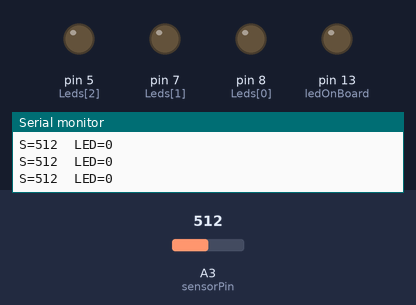
Bench run of a sketch on a simulated Arduino Uno, built with avr-gcc and run on an emulated ATmega328P. Parts: output pins drawn as LEDs (lit = HIGH), the last lines printed to the serial monitor. The inputs (shaded band) are chosen by the test bench; at power-on: A3 (sensorPin) = 512. Sleep ends after the set time or at an interrupt.

Above: at 1.2 s.
1.3 s: A3 (sensorPin) set to 189
2.8 s: A3 (sensorPin) set to 162
At 3.1 s:
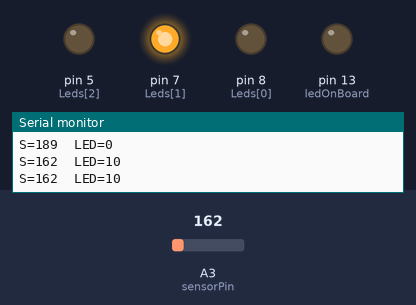
4.3 s: A3 (sensorPin) set to 125
5.8 s: A3 (sensorPin) set to 115
At 6.8 s:
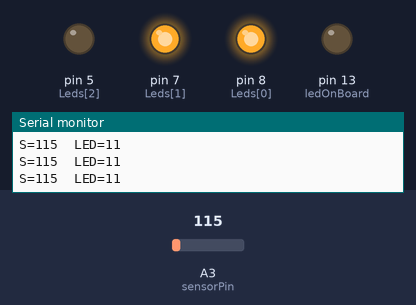
7.3 s: A3 (sensorPin) set to 89
8.8 s: A3 (sensorPin) set to 72
At 9.4 s:
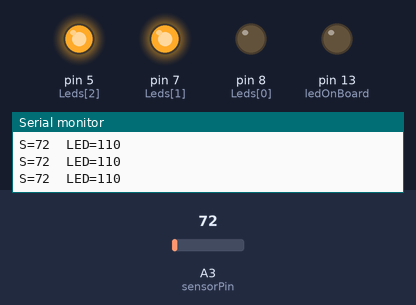
Timing chart, 0 to 17.3 s (numbered marks = the images above; inputs shaded):
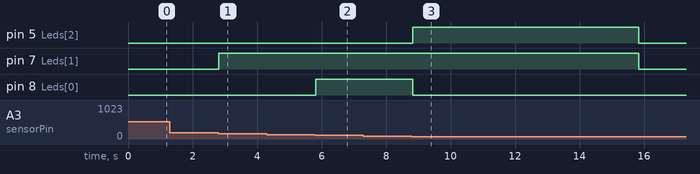

Measured:
- the behaviour switches between 171 and 170 on A3 (sensorPin) (found by bisection; images 0 and 1)
- the behaviour switches between 120 and 119 on A3 (sensorPin) (found by bisection; images 1 and 2)
- the behaviour switches between 80 and 79 on A3 (sensorPin) (found by bisection; images 2 and 3)
- after the input at 2.8 s, pin 7 (Leds[1]): LOW → HIGH at once
- after the input at 5.8 s, pin 8 (Leds[0]): LOW → HIGH at once
- after the input at 8.8 s, pin 5 (Leds[2]): LOW → HIGH at once, → LOW 7.0 s later; pin 7 (Leds[1]): HIGH → LOW after 7.0 s instead of 4.0 s; pin 8 (Leds[0]): HIGH → LOW after 0.02 s instead of 4.0 s

The sketch:

FioParkingSensorRGBLED.ino
```cpp
//  -------------------------------------------------------------------------
//  Parking sensor that shows the distance from the car to the wall
//  It is intended for permanent installement in the garage rather than
//  sensors in the car (our cars have only back parking sensors)
//  Project is using the Maxor ultrasonic sensor:
//      LV-MaxSonar EZ1 MB1010
//  Accuracy and stability of the measurement is not very clear
//  Target platform is the Fio Arduino based ARM board
//  -------------------------------------------------------------------------
//  You may use, borrow or modify source code below. Crediting the author
//  is expected and seen as a matter of personal integrity
//  -------------------------------------------------------------------------
//  By: Zakie Mashiah, April 2011 zmashiah@gmail.com
//  -------------------------------------------------------------------------
//	Revision History
//		April 2011		Initial code
//		November 2011	Add running LEDs to conserve power, on-board LED off
//		February 2012	Remove running LEDs, change phisical case
//  -------------------------------------------------------------------------
//	ToDo
//		Remove Serial output to reduce time awake, move to baudrate of 115,200
//		reduced time substantially
//		Make configuration as buttons options
//		Allow user to calibrate distances
//  -------------------------------------------------------------------------
#include <avr/sleep.h>
#include <avr/wdt.h>
#include <stdlib.h>
#include <stdio.h>

// Macros used to set and clear bits
#ifndef cbi
#define cbi(sfr, bit) (_SFR_BYTE(sfr) &= ~_BV(bit))
#endif
#ifndef sbi
#define sbi(sfr, bit) (_SFR_BYTE(sfr) |= _BV(bit))
#endif

/* Wiring
 * ------
 *		sensorPin		The analog pin to which sensor is connected to
 *		Leds			The different LEDs (digital output ports)
 * Parameters/Configuration
 * ------------------------
 *		MoOnBoardLED		If true, onbard LED will not light, saving power
 *		runningLeds			If true, only one LED will light at a time, saving power
 *		milisToBlankDisplay	If reading remains the same for that long, display will be turned off and system
 *							will be put to sleep.
 *		L2, L3, L4			The different analog input levels to turn LEDs (thresholds for each) in function
 *							ReadDistanceSensor
 *		wdtTime				ARM Watchdog code for the sleep time
 *		NUM_LEDS			Number of LEDs, changing macro is not enough though...
 */
volatile boolean f_wdt	= 0;	// For the watchdog

const int ledOnBoard	= 13;	// The pin which represent also on-board LED
const int sensorPin		= A3;	// Analog sensor is connected here

// Following two variables are being used across the two threads.
static byte displayLedLevels = 0;   // This variable holds the representation of the LEDs to display.
                                    // Each bit represent an LED, 1=On, 0=Off.
                                    // It is being used across two threads, the one that samples the distance sensor
                                    // and the other thread that displays the result
static bool displayBlanked = false; // If the level remains constant for some time, it means the car is parking
									// or there is a constant object the sensor is seeing. No reason to keep the
									// LEDs working in this case
#define NUM_LEDS	3
static int Leds[NUM_LEDS] = { 8 /*Blue*/, 7 /*Green*/, 5 /*Red*/ };

static bool onoffOnBoard = false;		// Represents the on-board LED state to blink on cycles
static bool NoOnBoardLED = true;		// If true, on-board LED will not be used
static byte lastDisplayLevel	= 0;	// value of last reading


// Some constants for timinig and our sleep period
const unsigned long milisToBlankDisplay = 1000 * 7; // 5 seconds of constant display will cause blanking
const int shortCycle 					= 200;		// Sampling every 200mSec
// Time variables
static unsigned long dtNow, dtChanged;	// Time now and time of last changed reading
int ourSleep 		= 0;				// How much to actually sleep this round
										// will either be 0 or shortCycle
const int wdtTime	= 6;				// ARM Watchdog sleep time code

//****************************************************************
// Functions borrowed from the net for putting Arduino into sleep
// Sleep and Watchdog Functions
//****************************************************************
// set system into the sleep state
// system wakes up when wtchdog is timed out
void system_sleep()
{
    static unsigned long lastSleepMillis = 0;

    Serial.print("--> system_sleep. ");
    if (lastSleepMillis != 0)
    {
	unsigned long l = millis();

	Serial.print(" Awake: ");
	Serial.println(l-lastSleepMillis, DEC);
	Serial.print("ms\n");
	lastSleepMillis = l;
    }
    else
	lastSleepMillis = millis();

    delay(20);  // Ensure the text is really sent to terminal

    // Initialize watchdog and sleep
    cbi( SMCR,SE );				// sleep enable, power down mode
    cbi( SMCR,SM0 );			// power down mode
    sbi( SMCR,SM1 );			// power down mode
    cbi( SMCR,SM2 );			// power down mode
    setup_watchdog(wdtTime);	// Every second. Tried 2 seconds and was not good experience for users
    cbi(ADCSRA,ADEN);			// switch Analog to Digitalconverter OFF
    set_sleep_mode(SLEEP_MODE_PWR_DOWN); // sleep mode is set here
    sleep_enable();
    sleep_mode();		// System sleeps here

    sleep_disable();	// If we had interrupts, System would continue execution here
    sbi(ADCSRA,ADEN);	// switch Analog to Digitalconverter ON
}

// 0=16ms, 1=32ms,2=64ms,3=128ms,4=250ms,5=500ms
// 6=1 sec,7=2 sec, 8=4 sec, 9= 8sec
void setup_watchdog(int ii)
{
    byte bb;
    int ww;

    if (ii > 9 ) ii = 9;
    bb = ii & 7;
    if (ii > 7) bb |= (1<<5);
    bb |= (1<<WDCE);
    ww=bb;

    MCUSR &= ~(1<<WDRF);
    // start timed sequence
    WDTCSR |= (1<<WDCE) | (1<<WDE);
    // set new watchdog timeout value
    WDTCSR = bb;
    WDTCSR |= _BV(WDIE);
}

// Watchdog Interrupt Service / is executed when  watchdog timed out
ISR(WDT_vect)
{
	f_wdt = 1;  // set global flag
}
//*******************************************************************

//****************************************************************
// Application Functions
//****************************************************************
/// <summary>
/// DisplayFunc
///      Uses the displayLevels and displayBlaned variables to turn
///      I/O ports on for lightening up the relevant LEDs
/// </summary>
static void DisplayFunc()
{
	byte b;
	int i;
	byte r;

	if (displayBlanked) // If display should be blanked, turn off LEDS
	{
		for (i = 0; i < NUM_LEDS; i++)
			digitalWrite(Leds[i], false);
	}
	else
	{
		// Run through the LEDs and turn them on as needed
		b = 0x01;
		for (i = 0; i < NUM_LEDS; i++, b <<= 1)  // Walk through the bits
		{
			r = (byte)(displayLedLevels & b);  // Is the i'th bit on?
			if (r != 0)
			{
				digitalWrite(Leds[i], true);	// Turn the relevant led on
			}
			else
				digitalWrite(Leds[i], false);	// Turn it off
		}
	}
}

/// <summary>
///	SetOnBoardLED
///		Set the on-board LED to new state and display it.
///		If NoOnBoardLED global variable is true, it will LED will be set off
/// </summary>
void SetOnBoardLED(bool state)
{
    if (NoOnBoardLED) return;

    onoffOnBoard = state;
    digitalWrite(ledOnBoard, onoffOnBoard);
}

/// <summary>
/// PutSysyemToSleep
///     Do all needed to put the system into sleep
/// </summary>
void PutSystemToSleep()
{
    SetOnBoardLED(false);
    SetupPorts(false);  // Put ports to input to save energy
    system_sleep();     // Actual sleep
    SetupPorts(true);   // Restore them to what they were
    SetOnBoardLED(true);
}

/// <summary>
/// Reads value from the sensor and sets the displayLedLevels variable
/// Thresholds for when to light up each LED is set in this function
/// </summary>
static void ReadDistanceSensor()
{
	int data;
	// constants for different levels of the sensor
	const int Lwhitenoise = 170; // Anything further than this is not interesting
	const int L2 = 120;          // Lower values than this will turn on 2nd LED
	const int L3 = 80;           // Lower values than this Will turn on 3rd LED
	const int L4 = 25;           // This is the closest one, and will cause MSB LED to light.
	//
	//  Leds output based on sensor level:
	//
	//             | Level1   | Level2  | Level3| Level4
	//  -----------|----------|---------|-------|----------> sensor value
	//             |          |         |       |
	//             /          /         /       /
	//  whitenoise           L2        L3     L4
	//
	// ======================================================================

	// Read data from sensor
	data = analogRead(sensorPin);
	// According to above thresholds, set the displayLevels variables for bit-wise LEDs on/off
	if (data > Lwhitenoise)
		displayLedLevels = 0;  // Ignore anything too distant. This is pure noise for this application
	else if (data < L4)
		displayLedLevels = B100;  // Red is set to ON		==> Red
	else if (data < L3)
		displayLedLevels = B110; // Red and Green set to ON	==> Yellow
	else if (data < L2)
		displayLedLevels = B011; // Blue and Green set to ON	==> Cyan
	else
		displayLedLevels = B010; // Green is set to ON		==> Green

	// one day I will fix the Serial.print to have printf style....
        char buff[30];
        sprintf(buff, "S=%d\tLED=", data);
        Serial.print(buff);
	//Serial.print("S="); Serial.print(data, DEC);
	//Serial.print("\tLED=");
        Serial.println(displayLedLevels, BIN);
}


void SetupPorts(bool oper)
{
  byte i;
  byte io;

  io = (oper == true) ? OUTPUT : INPUT;

  // Setup the LEDs as output
  for(i=0; i<NUM_LEDS; i++)
    pinMode(Leds[i], io);

  // Setup the on-board LED
  if (NoOnBoardLED == false)
    pinMode(ledOnBoard, io);
}
//****************************************************************

//****************************************************************
// Arduino typical functions
//****************************************************************
/// <summary>
/// Setup
///     Initializes the system
/// </summary>
void setup()
{
	Serial.begin(115200);		// Good to have it fast, it saves wake time for Arduino thus preserving battery life
        pinMode(ledOnBoard, OUTPUT);
        digitalWrite(ledOnBoard, 0);
	SetupPorts(true);
	// Initialize now and changed times
	dtNow = millis();
	dtChanged = millis();
	Serial.print("Starting...\n");
}


/// <summary>
/// loop
///     This the function the Arduino will execute all the time.
///     Read data from sensor, checks if something changed and if
///     nothing new goes to sleep
///     Otherwise, if something changes turn on the display
/// </summary>
void loop()
{

    if (f_wdt == 1)
    {
        // If we got here, it means the watchdog worked. Reset the flag and that's it
        wdt_disable();      // Fist, disable watchdog, if we will need it later, we will turn it on
        f_wdt = 0;          // Clear the flag
        Serial.print("<--- WD wake up\n");  // and tell the world about it
    }

    // Read what the distance sensor has now
    ReadDistanceSensor();

    // Check to see if same reading for long time. if so, blank the LEDs to save energy
    // Since we are using the display state rather than actual reading, we eliminate noise
    // of multiple reading. Worse case is some LEDs will be blinking if distance is boarder
    // line with threshold. Not a big deal and did not really happen in real life too much
    if (displayLedLevels != lastDisplayLevel)
    {
        // Store new reading and ensure display is not blanked
        lastDisplayLevel = displayLedLevels;
        dtChanged = millis();

        displayBlanked = false; // If changes happeing, display should not be blanked
        ourSleep = shortCycle;  // We will not sleep for long time
    }
    else  // same reading as before
    {
        if (displayBlanked) // we are already in blank mode
        {
            ourSleep = 0; // If nothing changes system should go to sleep
        }
        else
        {
			ourSleep = shortCycle;
			dtNow = millis();
			if (dtNow > dtChanged) // unless overlap, that should be true
			{
				// Substracting only meaningful if milis did not overlap
				unsigned long ts = dtNow - dtChanged;
				if (ts > milisToBlankDisplay)  // Now - lastChanged is more than 5 seconds?
				{
					displayBlanked = true;           // mark that we are in blanked state
					Serial.println("Display will be blanked");
					// The end of the loop will 'display' the LEDs as off, and on next
					// itteration of the loop we will put the system to sleep
				}
			}
            else
            {
				// If we are here it means milis overlapped
                Serial.println("Time overlapped, we are alive more than 50 days :-)");
                dtChanged = dtNow; // so what? it will take a bit longer to sleep
            }
        }
    }
    onoffOnBoard ^= true;             // Toggle the on board LED state
	SetOnBoardLED(onoffOnBoard);
    DisplayFunc();                   // Show all the LEDs representing distance
    if (ourSleep == shortCycle)
        delay(ourSleep);                 // Sleep short time
    else
        PutSystemToSleep();              // CPU into sleep mode with 2seconds watchdog
}
```
